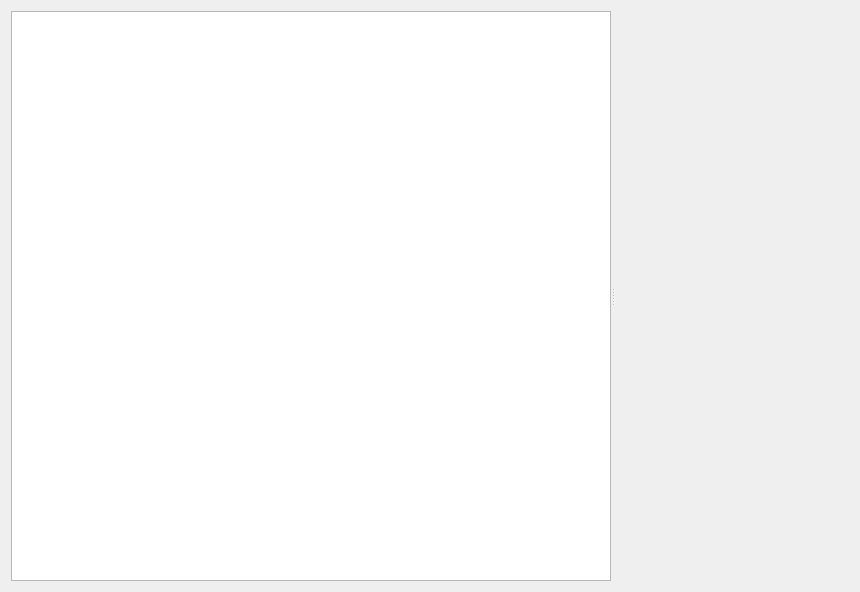
<?xml version="1.0" encoding="UTF-8"?>
<ui version="4.0">
 <class>UserView</class>
 <widget class="QWidget" name="UserView">
  <property name="geometry">
   <rect>
    <x>0</x>
    <y>0</y>
    <width>860</width>
    <height>592</height>
   </rect>
  </property>
  <property name="windowTitle">
   <string>Form</string>
  </property>
  <layout class="QGridLayout" name="gridLayout">
   <item row="0" column="0">
    <widget class="QSplitter" name="splitter">
     <property name="orientation">
      <enum>Qt::Horizontal</enum>
     </property>
     <widget class="QListWidget" name="listWidget"/>
     <widget class="QWidget" name="widget" native="true"/>
    </widget>
   </item>
  </layout>
 </widget>
 <resources/>
 <connections/>
</ui>
